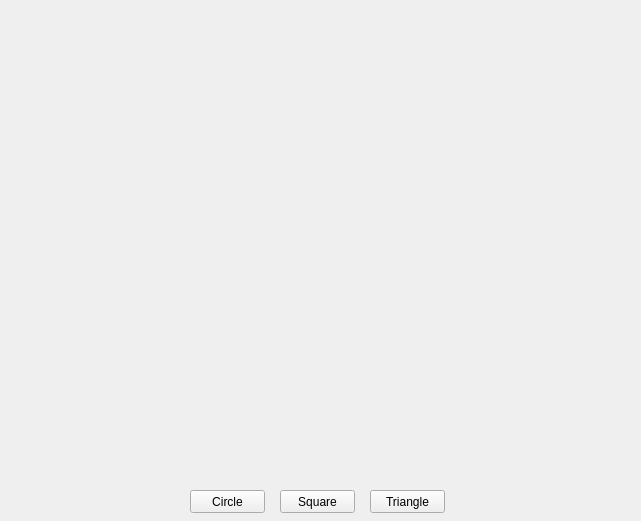
<?xml version="1.0" encoding="UTF-8"?>
<ui version="4.0">
 <class>Form</class>
 <widget class="QWidget" name="Form">
  <property name="geometry">
   <rect>
    <x>0</x>
    <y>0</y>
    <width>641</width>
    <height>521</height>
   </rect>
  </property>
  <property name="windowTitle">
   <string>Form</string>
  </property>
  <widget class="QLabel" name="label">
   <property name="geometry">
    <rect>
     <x>0</x>
     <y>0</y>
     <width>640</width>
     <height>480</height>
    </rect>
   </property>
   <property name="text">
    <string/>
   </property>
  </widget>
  <widget class="QPushButton" name="btn_circle">
   <property name="geometry">
    <rect>
     <x>190</x>
     <y>490</y>
     <width>75</width>
     <height>23</height>
    </rect>
   </property>
   <property name="text">
    <string>Circle</string>
   </property>
  </widget>
  <widget class="QPushButton" name="btn_square">
   <property name="geometry">
    <rect>
     <x>280</x>
     <y>490</y>
     <width>75</width>
     <height>23</height>
    </rect>
   </property>
   <property name="text">
    <string>Square</string>
   </property>
  </widget>
  <widget class="QPushButton" name="btn_triangle">
   <property name="geometry">
    <rect>
     <x>370</x>
     <y>490</y>
     <width>75</width>
     <height>23</height>
    </rect>
   </property>
   <property name="text">
    <string>Triangle</string>
   </property>
  </widget>
  <widget class="QLabel" name="label_curr_figure">
   <property name="geometry">
    <rect>
     <x>470</x>
     <y>490</y>
     <width>91</width>
     <height>16</height>
    </rect>
   </property>
   <property name="text">
    <string/>
   </property>
  </widget>
 </widget>
 <resources/>
 <connections/>
</ui>
